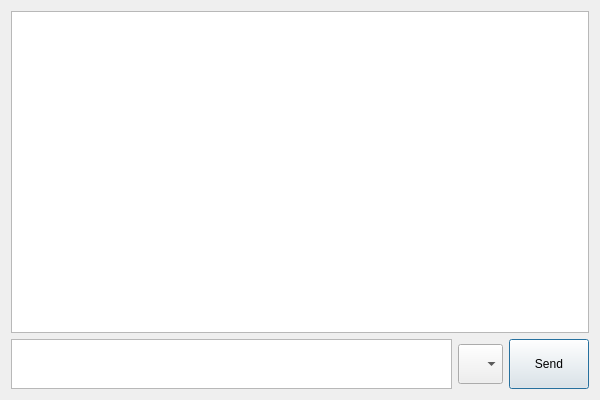
<?xml version="1.0" encoding="UTF-8"?>
<ui version="4.0">
 <class>Dialog</class>
 <widget class="QDialog" name="Dialog">
  <property name="geometry">
   <rect>
    <x>0</x>
    <y>0</y>
    <width>600</width>
    <height>400</height>
   </rect>
  </property>
  <property name="minimumSize">
   <size>
    <width>600</width>
    <height>400</height>
   </size>
  </property>
  <property name="windowTitle">
   <string>Dialog</string>
  </property>
  <layout class="QGridLayout" name="gridLayout_2">
   <item row="0" column="0" colspan="3">
    <widget class="QListWidget" name="chatList">
     <property name="enabled">
      <bool>true</bool>
     </property>
     <property name="lineWidth">
      <number>1</number>
     </property>
     <property name="selectionMode">
      <enum>QAbstractItemView::NoSelection</enum>
     </property>
     <property name="selectionBehavior">
      <enum>QAbstractItemView::SelectItems</enum>
     </property>
    </widget>
   </item>
   <item row="1" column="2">
    <widget class="QPushButton" name="sendMsgBtn">
     <property name="minimumSize">
      <size>
       <width>0</width>
       <height>50</height>
      </size>
     </property>
     <property name="text">
      <string>Send</string>
     </property>
    </widget>
   </item>
   <item row="1" column="0">
    <widget class="QTextEdit" name="messageTxa">
     <property name="maximumSize">
      <size>
       <width>16777215</width>
       <height>50</height>
      </size>
     </property>
    </widget>
   </item>
   <item row="1" column="1">
    <widget class="QComboBox" name="smilesCbx">
     <property name="minimumSize">
      <size>
       <width>40</width>
       <height>40</height>
      </size>
     </property>
     <property name="maximumSize">
      <size>
       <width>45</width>
       <height>40</height>
      </size>
     </property>
    </widget>
   </item>
  </layout>
 </widget>
 <resources/>
 <connections/>
</ui>
